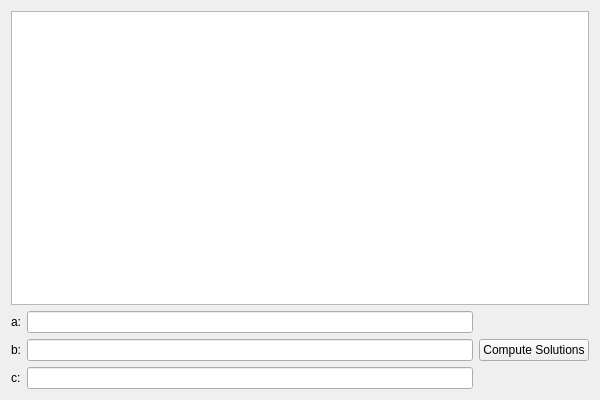
<?xml version="1.0" encoding="UTF-8"?>
<ui version="4.0">
 <class>test3Class</class>
 <widget class="QWidget" name="test3Class">
  <property name="geometry">
   <rect>
    <x>0</x>
    <y>0</y>
    <width>600</width>
    <height>400</height>
   </rect>
  </property>
  <property name="windowTitle">
   <string>test3</string>
  </property>
  <layout class="QVBoxLayout" name="verticalLayout_3">
   <item>
    <widget class="QListWidget" name="listWidget"/>
   </item>
   <item>
    <layout class="QHBoxLayout" name="horizontalLayout_4">
     <item>
      <layout class="QVBoxLayout" name="verticalLayout_2">
       <item>
        <layout class="QHBoxLayout" name="horizontalLayout">
         <item>
          <widget class="QLabel" name="label">
           <property name="text">
            <string>a:</string>
           </property>
          </widget>
         </item>
         <item>
          <widget class="QLineEdit" name="lineEdit"/>
         </item>
        </layout>
       </item>
       <item>
        <layout class="QVBoxLayout" name="verticalLayout">
         <item>
          <layout class="QHBoxLayout" name="horizontalLayout_2">
           <item>
            <widget class="QLabel" name="label_2">
             <property name="text">
              <string>b:</string>
             </property>
            </widget>
           </item>
           <item>
            <widget class="QLineEdit" name="lineEdit_2"/>
           </item>
          </layout>
         </item>
         <item>
          <layout class="QHBoxLayout" name="horizontalLayout_3">
           <item>
            <widget class="QLabel" name="label_3">
             <property name="text">
              <string>c:</string>
             </property>
            </widget>
           </item>
           <item>
            <widget class="QLineEdit" name="lineEdit_3"/>
           </item>
          </layout>
         </item>
        </layout>
       </item>
      </layout>
     </item>
     <item>
      <widget class="QPushButton" name="pushButton">
       <property name="text">
        <string>Compute Solutions</string>
       </property>
      </widget>
     </item>
    </layout>
   </item>
  </layout>
 </widget>
 <layoutdefault spacing="6" margin="11"/>
 <resources>
  <include location="test3.qrc"/>
 </resources>
 <connections/>
</ui>
